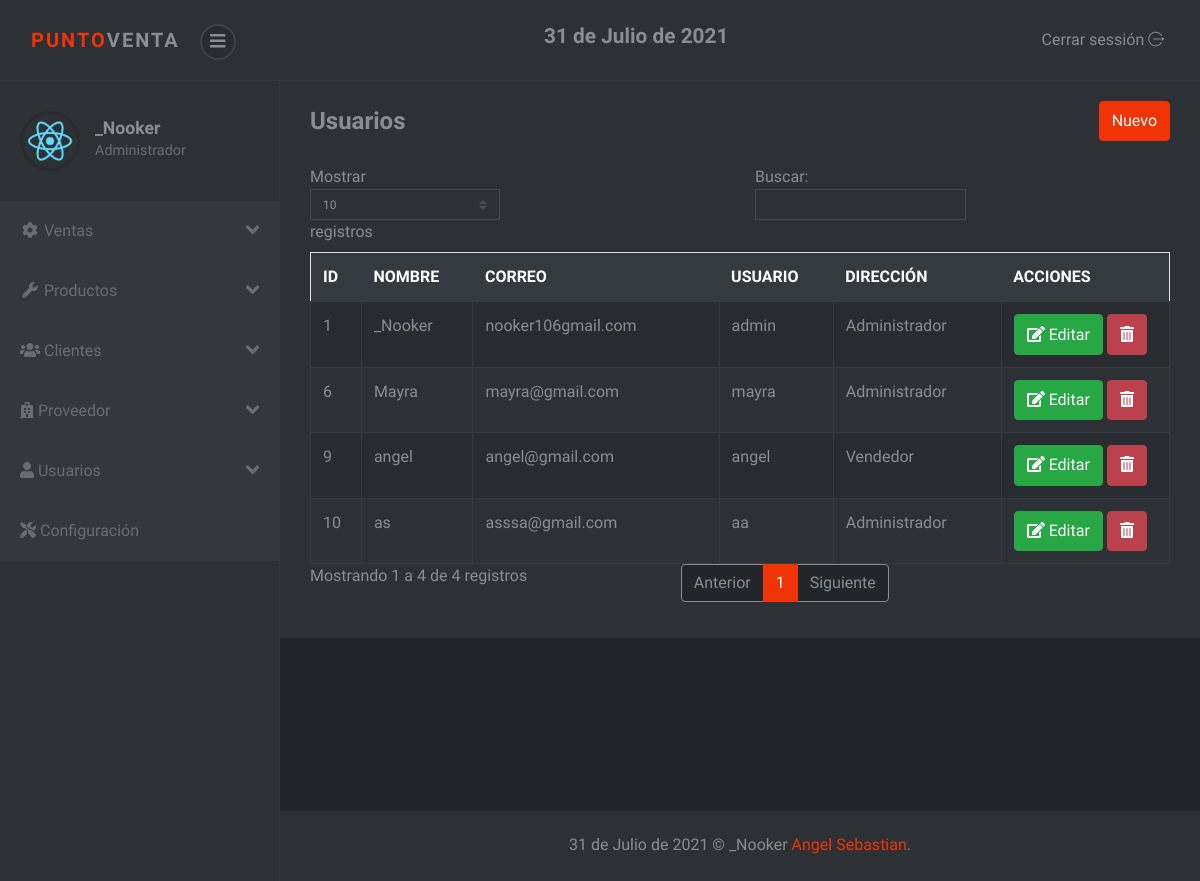
The page /sistema/lista_usuarios.php (signed in) on the database its author committed.
### tables this page shows
CREATE TABLE `usuario` (
  `idusuario` int(11) NOT NULL,
  `nombre` varchar(100) NOT NULL,
  `correo` varchar(100) NOT NULL,
  `usuario` varchar(20) NOT NULL,
  `clave` varchar(50) NOT NULL,
  `rol` int(11) NOT NULL
);

CREATE TABLE `rol` (
  `idrol` int(11) NOT NULL,
  `rol` varchar(50) NOT NULL
);

### sistema/includes/functions.php (called while the page is built, shortened)
<?php
	function fechaPeru(){
		$mes = array("","Enero",
					  "Febrero",
					  "Marzo",
					  "Abril",
					  "Mayo",
					  "Junio",
					  "Julio",
					  "Agosto",
					  "Septiembre",
					  "Octubre",
					  "Noviembre",
					  "Diciembre");
		return date('d')." de ". $mes[date('n')] . " de " . date('Y');
	}
 ?>

### sistema/lista_usuarios.php (the view)
<?php include_once "includes/header.php"; ?>
<div class="container-fluid">
	<div class="d-sm-flex align-items-center justify-content-between mb-4">
		<h1 class="h3 mb-0 text-gray-800">Usuarios</h1>
		<?php if ($_SESSION['rol'] == 1) { ?>
		<a href="registro_usuario.php" class="btn btn-primary">Nuevo</a>
		<?php } ?>
	</div>
	<div class="row">
		<div class="col-lg-12">
			<div class="table-responsive">
				<table class="table table-striped table-bordered" id="table">
					<thead class="thead-dark">
						<tr>
							<th>ID</th>
							<th>NOMBRE</th>
							<th>CORREO</th>
							<th>USUARIO</th>
							<th>DIRECCIÓN</th>
							<?php if ($_SESSION['rol'] == 1) { ?>
							<th>ACCIONES</th>
							<?php }?>
						</tr>
					</thead>
					<tbody>
						<?php
						include "../conexion.php";
						$query = mysqli_query($conexion, "SELECT u.idusuario, u.nombre, u.correo, u.usuario, r.rol FROM usuario u INNER JOIN rol r ON u.rol = r.idrol");
						$result = mysqli_num_rows($query);
						if ($result > 0) {
							while ($data = mysqli_fetch_assoc($query)) { ?>
								<tr>
									<td><?php echo $data['idusuario']; ?></td>
									<td><?php echo $data['nombre']; ?></td>
									<td><?php echo $data['correo']; ?></td>
									<td><?php echo $data['usuario']; ?></td>
									<td><?php echo $data['rol']; ?></td>
									<?php if ($_SESSION['rol'] == 1) { ?>
									<td>
										<a href="editar_usuario.php?id=<?php echo $data['idusuario']; ?>" class="btn btn-success"><i class='fas fa-edit'></i> Editar</a>
										<form action="eliminar_usuario.php?id=<?php echo $data['idusuario']; ?>" method="post" class="confirmar d-inline">
											<button class="btn btn-danger" type="submit"><i class='fas fa-trash-alt'></i> </button>
										</form>
									</td>
									<?php } ?>
								</tr>
						<?php }
						} ?>
					</tbody>
				</table>
			</div>
		</div>
	</div>
</div>
<?php include_once "includes/footer.php"; ?>

### sistema/includes/header.php (shortened to what this page needs)
<?php
include "includes/functions.php";
?>
<!DOCTYPE html>
<html>
<head>
	<link rel="stylesheet" href="vendor/bootstrap/css/bootstrap.min.css">
	<link rel="stylesheet" href="css/font.css">
	<link rel="stylesheet" href="css/style.violet.css" id="theme-stylesheet">
	<link rel="stylesheet" href="css/custom.css">
</head>
<body>
	<header class="header">
		<nav class="navbar navbar-expand-lg">
			<div class="container-fluid d-flex align-items-center justify-content-between">
				<div class="navbar-header">
					<a href="index.php" class="navbar-brand">
						<div class="brand-text brand-big visible text-uppercase"><strong class="text-primary">Punto</strong><strong>Venta</strong></div>
					</a>
					<button class="sidebar-toggle"><i class="fas fa-bars"></i></button>
				</div>
				<h4><?php echo fechaPeru(); ?></h4>
				<div class="right-menu list-inline no-margin-bottom">
					<div class="list-inline-item logout"> <a id="logout" href="salir.php" class="nav-link"> <span class="d-none d-sm-inline">Cerrar sessión </span><i class="icon-logout"></i></a></div>
				</div>
			</div>
		</nav>
	</header>
	<div class="d-flex align-items-stretch">
		<nav id="sidebar">
			<div class="sidebar-header d-flex align-items-center">
				<div class="avatar"><img src="img/logo512.png" alt="..." class="img-fluid rounded-circle"></div>
				<div class="title">
					<h1 class="h5"><?php echo $_SESSION['nombre']; ?></h1>
					<p><?php if ($_SESSION['rol'] == 1) {
							echo "Administrador";
						} else {
							echo "Vendedor";
						} ?></p>
				</div>
			</div>
			<ul class="navbar-nav bg-gradient-primary sidebar sidebar-dark accordion" id="accordionSidebar">
				<li class="nav-item">
					<a class="nav-link collapsed" href="#" data-toggle="collapse" data-target="#collapseTwo" aria-expanded="true" aria-controls="collapseTwo">
						<i class="fas fa-fw fa-cog"></i>
						<span>Ventas</span>
						<i class="fas fa-angle-down fa-lg float-right"></i>
					</a>
				</li>
				<li class="nav-item">
					<a class="nav-link collapsed" href="#" data-toggle="collapse" data-target="#collapseUtilities" aria-expanded="true" aria-controls="collapseUtilities">
						<i class="fas fa-fw fa-wrench"></i>
						<span>Productos</span>
						<i class="fas fa-angle-down fa-lg float-right"></i>
					</a>
				</li>
				<li class="nav-item">
					<a class="nav-link collapsed" href="#" data-toggle="collapse" data-target="#collapseClientes" aria-expanded="true" aria-controls="collapseUtilities">
						<i class="fas fa-users"></i>
						<span>Clientes</span>
						<i class="fas fa-angle-down fa-lg float-right"></i>
					</a>
				</li>
				<li class="nav-item">
					<a class="nav-link collapsed" href="#" data-toggle="collapse" data-target="#collapseProveedor" aria-expanded="true" aria-controls="collapseUtilities">
						<i class="fas fa-hospital"></i>
						<span>Proveedor</span>
						<i class="fas fa-angle-down fa-lg float-right"></i>
					</a>
				</li>
				<?php if ($_SESSION['rol'] == 1) { ?>
					<li class="nav-item">
						<a class="nav-link" href="#" data-toggle="collapse" data-target="#collapseUsuarios" aria-expanded="true">
							<i class="fas fa-user"></i>
							<span>Usuarios</span>
							<i class="fas fa-angle-down fa-lg float-right"></i>
						</a>
					</li>
				<?php } ?>
				<li class="nav-item">
					<a class="nav-link" href="configuracion.php" aria-expanded="true">
						<i class="fas fa-tools"></i>
						<span>Configuración</span>
					</a>
				</li>
			</ul>
		</nav>
		<div class="page-content">
			<div class="page-header">

### sistema/includes/footer.php (shortened to what this page needs)
</div>
<footer class="footer">
  <div class="footer__block block no-margin-bottom">
    <div class="container-fluid text-center">
      <p class="no-margin-bottom"><?php echo fechaPeru(); ?> &copy; _Nooker <a href="https://angelsifuentes.com">Angel Sebastian</a>.</p>
    </div>
  </div>
</footer>
</div>
</div>
</body>
</html>

### sistema/css/style.violet.css (style rules this page uses)
body { position: relative; }
a { -webkit-transition: all 0.3s; transition: all 0.3s; display: inline-block; }
.text-uppercase { letter-spacing: 0.1em; }
p { line-height: 1.7; }
button { cursor: pointer; }
i, span, strong { display: inline-block; }
.no-margin-bottom { margin-bottom: 0 !important; }
.block { padding: 20px; background: #2d3035; color: #8a8d93; margin-bottom: 30px; }
.page-content { position: relative; background: #22252a; min-height: 100vh; width: calc(100% - 280px); padding: 0; padding-bottom: 70px; }
.page-header { padding: 20px 15px; background: #2d3035; color: #8a8d93; margin-bottom: 30px; }
.footer { position: absolute; bottom: 0; width: 100%; }
.footer .footer__block { min-height: 70px; }
i[class*='icon-'] { -webkit-transform: translateY(2px); transform: translateY(2px); }
nav.navbar { background: #2d3035; color: #8a8d93; padding-top: 20px; padding-bottom: 20px; border-bottom: 1px solid #34373d; z-index: 10; }
nav.navbar .sidebar-toggle { width: 36px; height: 36px; line-height: 29px; text-align: center; border-radius: 50%; background: #282b2f; color: #8a8d93; font-size: 1.1rem; border: 2px solid #3d4148; outline: none; }
nav.navbar a { color: inherit; }
nav.navbar .brand-text { display: none; font-weight: 700; }
nav.navbar .brand-text.visible { display: block; }
nav.navbar a.nav-link { padding: .5rem .3rem; position: relative; }
nav#sidebar { width: 280px; background: #2d3035; color: #6a6c70; border-right: 1px solid #34373d; }
nav#sidebar a { color: inherit; text-decoration: none; position: relative; }
nav#sidebar a[aria-expanded="true"] { background: #34373d; }
nav#sidebar .sidebar-header { padding: 30px 20px; }
nav#sidebar .sidebar-header h1, nav#sidebar .sidebar-header p { margin-bottom: 0; }
nav#sidebar .sidebar-header h1 { color: #8a8d93; }
nav#sidebar .sidebar-header p { font-size: 0.9rem; }
nav#sidebar .avatar { width: 60px; height: 60px; border-radius: 50%; overflow: hidden; margin-right: 15px; background: none; padding: 4px; border: 3px solid #282b2f; }
nav#sidebar ul { max-height: none; }
nav#sidebar li { position: relative; }
nav#sidebar li a { padding: 18px 20px; display: block; font-weight: 400; }
nav#sidebar li::before { content: ''; width: 2px; height: 100%; background: none; display: block; position: absolute; top: 0; left: 0; z-index: 99; }
button, input[type='submit'] { cursor: pointer; font-family: inherit; font-weight: 300 !important; }
.table { margin-bottom: 0; color: #8a8d93; }
.table td, .table th { border-color: #343a40; }
.table thead th { border: none; }
.table-striped tbody tr { -webkit-transition: all 0.3s; transition: all 0.3s; }
.table-striped tbody tr:nth-of-type(odd) { background-color: #282b2f; }
.table-bordered td, .table-bordered th { border-color: #343a40; }
.navbar { padding: 0.5rem 1rem; }
.navbar-brand { display: inline-block; padding-top: 0.3125rem; padding-bottom: 0.3125rem; margin-right: 1rem; font-size: 1.25rem; }
.btn { font-weight: 400; border: 1px solid transparent; padding: 0.45rem 0.75rem; font-size: 1rem; line-height: 1.5; border-radius: 0.25rem; -webkit-transition: color 0.15s ease-in-out, background-color 0.15s ease-in-out, border-color 0.15s ease-in-out, -webkit-box-shadow 0.15s ease-in-out; transition: color 0.15s ease-in-out, background-color 0.15s ease-in-out, border-color 0.15s ease-in-out, -webkit-box-shadow 0.15s ease-in-out; transition: color 0.15s ease-in-out, background-color 0.15s ease-in-out, border-color 0.15s ease-in-out, box-shadow 0.15s ease-in-out; transition: color 0.15s ease-in-out, background-color 0.15s ease-in-out, border-color 0.15s ease-in-out, box-shadow 0.15s ease-in-out, -webkit-box-shadow 0.15s ease-in-out; }
.btn-primary { color: color-yiq(#f03406); background-color: #f03406; border-color: #f03406; }
.btn-success { color: color-yiq(#28a745); background-color: #28a745; border-color: #28a745; }
.btn-danger { color: color-yiq(#bb414d); background-color: #bb414d; border-color: #bb414d; }
body { font-family: "Muli", sans-serif; font-size: 1rem; font-weight: 400; line-height: 1.5; color: #8a8d93; background-color: #fff; }
a { color: #f03406; text-decoration: none; }
h1, h2, h3, h4, h5, h6, .h1, .h2, .h3, .h4, .h5, .h6 { margin-bottom: 0.5rem; font-family: inherit; font-weight: 700; line-height: 1.2; color: inherit; }
h1, .h1 { font-size: 2.5rem; }
h3, .h3 { font-size: 1.5rem; }
h4, .h4 { font-size: 1.3rem; }
h5, .h5 { font-size: 1.1rem; }
.text-primary { color: #f03406 !important; }
.nav-link { padding: 0.5rem 1rem; }

### rows shown on the page
usuario: idusuario "1", nombre "_Nooker", correo "nooker106gmail.com", usuario "admin", rol.rol "Administrador"
usuario: idusuario "6", nombre "Mayra", correo "mayra@gmail.com", usuario "mayra", rol.rol "Administrador"
usuario: idusuario "9", nombre "angel", correo "angel@gmail.com", usuario "angel", rol.rol "Vendedor"
usuario: idusuario "10", nombre "as", correo "asssa@gmail.com", usuario "aa", rol.rol "Administrador"

### other values the page prints
fechaPeru() "31 de Julio de 2021"
$_SESSION['nombre'] "_Nooker"
